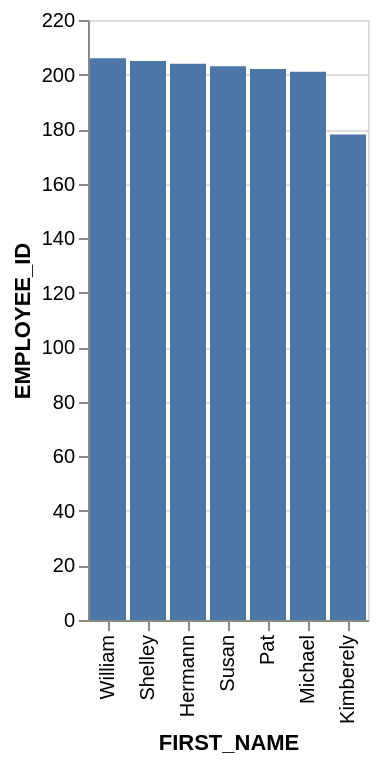

Source (Vega-Lite JSON):
### Vega-Lite specification from a JSON file in a GitHub repository (floating-point values rounded to 4 significant figures)
{"data": {"values": [{"x_data": "William", "y_data": 206}, {"x_data": "Shelley", "y_data": 205}, {"x_data": "Hermann", "y_data": 204}, {"x_data": "Susan", "y_data": 203}, {"x_data": "Pat", "y_data": 202}, {"x_data": "Michael", "y_data": 201}, {"x_data": "Kimberely", "y_data": 178}]}, "mark": "bar", "encoding": {"x": {"field": "x_data", "type": "nominal", "title": "FIRST_NAME", "sort": {"op": "sum", "field": "y_data", "order": "descending"}}, "y": {"field": "y_data", "type": "quantitative", "title": "EMPLOYEE_ID"}}}
